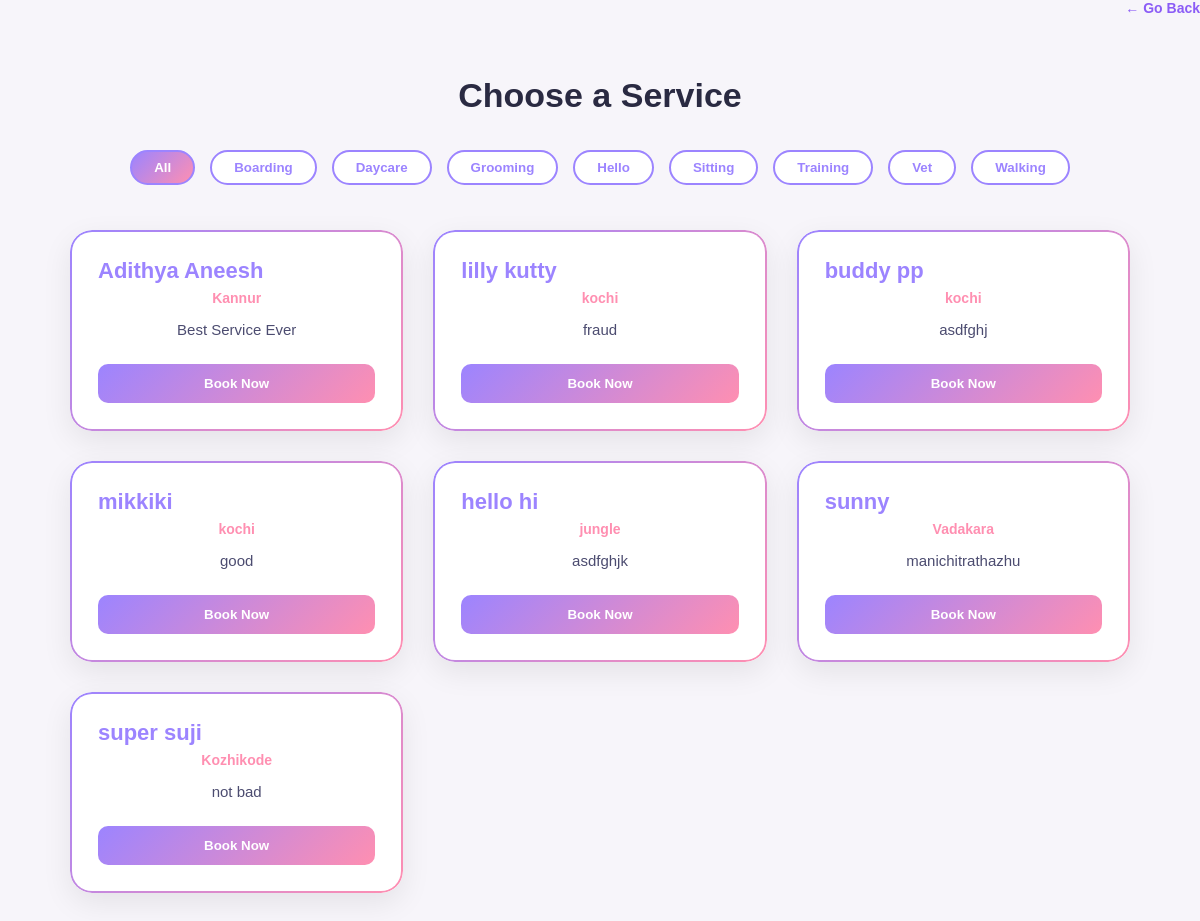
/bookservice/, run on the app's committed database.
### PetCare/models.py (models this page shows, shortened)
class ServiceProvider(models.Model):
    PROVIDER_TYPE = (
        ('individual', 'Individual'),
        ('organization', 'Organization / Company'),
    )
    ID_TYPE = (
        ('aadhaar', 'Aadhaar'),
        ('pan', 'PAN'),
        ('passport', 'Passport'),
    )
    user = models.OneToOneField(Profile, on_delete=models.CASCADE)
    full_name = models.CharField(max_length=100,null=True,blank=True)
    phone_number = models.CharField(max_length=15,null=True,blank=True)
    provider_type = models.CharField(max_length=20, choices=PROVIDER_TYPE,null=True,blank=True)
    bio = models.TextField(null=True,blank=True)
    city = models.CharField(max_length=50,null=True,blank=True)
    address = models.TextField(null=True,blank=True)
    pincode = models.CharField(max_length=10,null=True,blank=True)
    latitude = models.FloatField(null=True, blank=True)
    longitude = models.FloatField(null=True, blank=True)
    travel_distance = models.FloatField(null=True, blank=True)
    services = models.JSONField(null=True,blank=True)  # store selected services
    id_type = models.CharField(max_length=20, choices=ID_TYPE,null=True,blank=True)
    id_number = models.CharField(max_length=50,unique=True,null=True,blank=True,help_text="Government ID number")
    id_proof = models.FileField(upload_to='providers/id/',null=True,blank=True)
    grooming_certificate = models.FileField(upload_to='providers/certificates/',null=True,blank=True)
    vet_license = models.FileField(upload_to='providers/certificates/',null=True,blank=True)
    training_certificate = models.FileField(upload_to='providers/certificates/',null=True,blank=True)
    organization_registration = models.FileField(upload_to='providers/certificates/',null=True,blank=True)
    is_verified = models.BooleanField(default=False)

### PetCare/views.py (the view)
# urls.py: path('bookservice/',views.bookservice,name='bookservice'),
def bookservice(request):
    providers = ServiceProvider.objects.filter(
        is_verified=True,
        user__role="service_providers"
    )
    service_keys = set()
    for provider in providers:
        if provider.services:
            if isinstance(provider.services, dict):
                service_keys.update(provider.services.keys())
            elif isinstance(provider.services, list):
                service_keys.update(provider.services)
    services = [
        {"key": key, "label": key.replace("_", " ").title()}
        for key in sorted(service_keys)
    ]
    return render(request, "customer/bookservice.html", {
        "services": services,
        "providers": providers
    })

### PetCare/templates/customer/bookservice.html (shortened to what this page needs)
{% load static %}
<!DOCTYPE html>
<html lang="en">
<head>
    <link rel="stylesheet" href="{% static 'css/customer/bookservice.css' %}">
</head>
<body>
<button type="button" class="back-btn" onclick="window.history.back()">
    ← Go Back
</button>
<div class="container">
    <h1>Choose a Service</h1>
    <section class="services">
    <button class="service active" data-service="all">All</button>
    {% for service in services %}
        <button class="service" data-service="{{ service.key }}">
            {{ service.label }}
        </button>
    {% endfor %}
</section>
    <section class="providers-container">
        {% for provider in providers %}
        <div class="provider-card"
             data-services="{{ provider.services|join:',' }}">
            <h3>{{ provider.full_name }}</h3>
            <p class="city">{{ provider.city }}</p>
            <p class="bio">
                {{ provider.bio|default:"No bio available" }}
            </p>
            <a href="{% url 'booknow' provider.id %}?service={{ service }}">
                <button class="book-btn">Book Now</button>
            </a>
        </div>
        {% empty %}
            <p>No providers available</p>
        {% endfor %}
    </section>
</div>
</body>
</html>

### PetCare/static/css/customer/bookservice.css (style rules this page uses)
* { margin: 0; padding: 0; box-sizing: border-box; font-family: "Montserrat", sans-serif; }
body { background: #F7F5FA; color: #2A2A42; }
a { text-decoration: none; }
.container { max-width: 1100px; margin: 40px auto; padding: 20px; }
.container h1 { text-align: center; font-size: 34px; font-weight: 800; margin-bottom: 35px; }
.services { display: flex; justify-content: center; gap: 15px; flex-wrap: wrap; margin-bottom: 45px; }
.service { padding: 8px 22px; border-radius: 20px; background: #fff; border: 2px solid #9C84FF; color: #9C84FF; font-weight: 600; cursor: pointer; transition: 0.3s; }
.service:hover, .service.active { background: linear-gradient(135deg, #9C84FF, #FF8FB1); color: #fff; }
.providers-container { display: grid; grid-template-columns: repeat(auto-fit, minmax(280px, 1fr)); gap: 30px; }
.provider-card { background: #fff; padding: 28px; border-radius: 22px; box-shadow: 0 10px 30px rgba(0,0,0,0.08); transition: 0.3s; position: relative; }
.provider-card::before { content: ""; position: absolute; inset: 0; border-radius: 22px; padding: 2px; background: linear-gradient(135deg, #9C84FF, #FF8FB1); -webkit-mask: linear-gradient(#fff 0 0) content-box, linear-gradient(#fff 0 0); -webkit-mask-composite: xor; mask-composite: exclude; pointer-events: none; }
.provider-card h3 { font-size: 22px; font-weight: 700; color: #9C84FF; margin-bottom: 6px; }
.provider-card .city { font-size: 14px; font-weight: 600; color: #FF8FB1; margin-bottom: 12px; }
.provider-card .bio { font-size: 15px; line-height: 1.6; color: #4C4C70; margin-bottom: 22px; }
.book-btn { display: block; width: 100%; padding: 12px 0; border-radius: 10px; border: none; font-weight: 700; background: linear-gradient(135deg, #9C84FF, #FF8FB1); color: #fff; cursor: pointer; text-align: center; transition: 0.3s; }
.providers-container p { grid-column: 1 / -1; text-align: center; font-size: 16px; color: #4C4C70; }
.back-btn { background: transparent; border: none; color: #8b5cf6; font-size: 14px; font-weight: 600; cursor: pointer; display: block; margin-left: auto; margin-bottom: 12px; }

### data on the page
ServiceProvider: full_name "Adithya Aneesh", city "Kannur", bio "Best Service Ever"
ServiceProvider: full_name "lilly kutty", city "kochi", bio "fraud"
ServiceProvider: full_name "buddy pp", city "kochi", bio "asdfghj"
ServiceProvider: full_name "mikkiki", city "kochi", bio "good"
ServiceProvider: full_name "hello hi", city "jungle", bio "asdfghjk"
ServiceProvider: full_name "sunny", city "Vadakara", bio "manichitrathazhu"
ServiceProvider: full_name "super suji", city "Kozhikode", bio "not bad"

### other printed values
{{ service.label }} "Boarding" "Daycare" "Grooming" "Hello" "Sitting" "Training" "Vet" "Walking"
